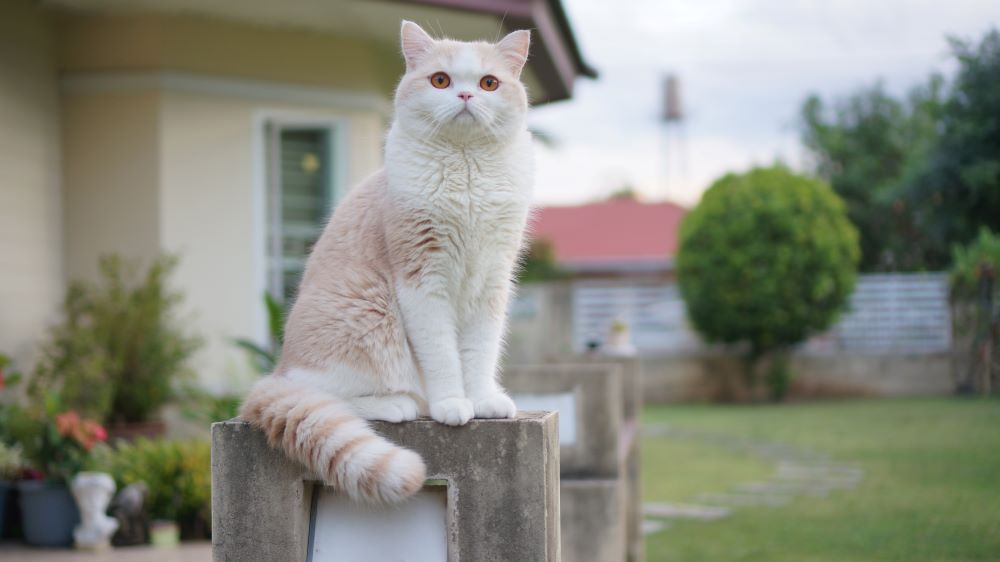
#> input picture image/DSC09994.JPG, 1000 x 562 px, found by its file name
$ python show_image.py
#> lines starting #> are read from the running program, lines starting #| are printed output that depends on the picture; after the words box and inside, x2 and y2 are one past the last pixel; in counts of white or black regions, pixels touching at a corner belong together
import cv2

def main():
    img1 = cv2.imread("C:\oit\py23_ipbl\SourceCode\image\DSC09994.JPG")
#> img1 is the input picture: shape (562, 1000, 3); mean B, G, R 125.7, 137.6, 135.8
    img2 = cv2.imread("C:\oit\py23_ipbl\SourceCode\image\standard\Parrots.bmp")
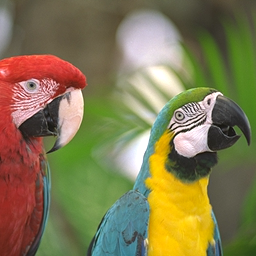
#> input picture image/standard/Parrots.bmp, 256 x 256 px, found by its file name
#> img2 is the input picture: shape (256, 256, 3); mean B, G, R 81.8, 121.3, 129.9
    # [4 lines of commented-out code are left out]
    rows, columns, channels = img2.shape
#> rows = 256; columns = 256; channels = 3
    roi = img1[:rows,:columns]
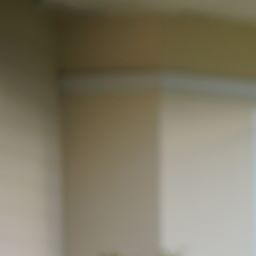
#> roi: shape (256, 256, 3); mean B, G, R 100.9, 120.9, 127.4
    img2gray = cv2.cvtColor(img2, cv2.COLOR_BGR2GRAY)
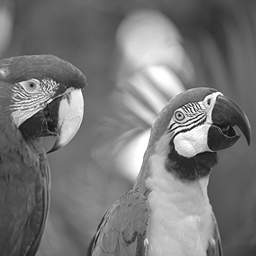
#> img2gray: shape (256, 256); min 1, max 255, mean 119.4
    ret,mask = cv2.threshold(img2gray,50,255,cv2.THRESH_BINARY)
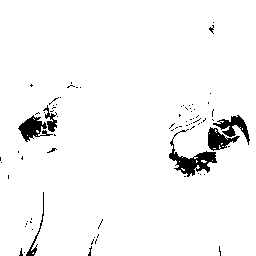
#> mask: shape (256, 256); 96.3% white; 78 black regions (71 under 20 px), largest, box (x1, y1, x2, y2) and area: (169, 129, 217, 177) 675, (18, 115, 53, 142) 427, (213, 115, 250, 145) 380
    mask_inv = cv2.bitwise_not(mask)
    img1_bg = cv2.bitwise_and(roi,roi,mask = mask_inv)
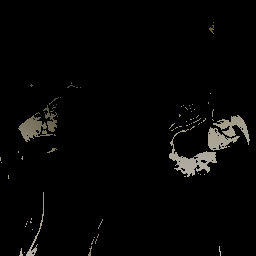
#> img1_bg: shape (256, 256, 3); mean B, G, R 4.9, 5.5, 5.7
    img2_logo = cv2.bitwise_and(img2,img2, mask = mask)
    result = cv2.add(img2_logo,img1_bg)
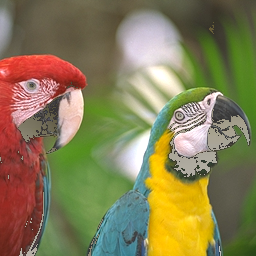
#> result: shape (256, 256, 3); mean B, G, R 85.4, 125.2, 133.9
    img1[50:rows+50,50:columns+50] = result
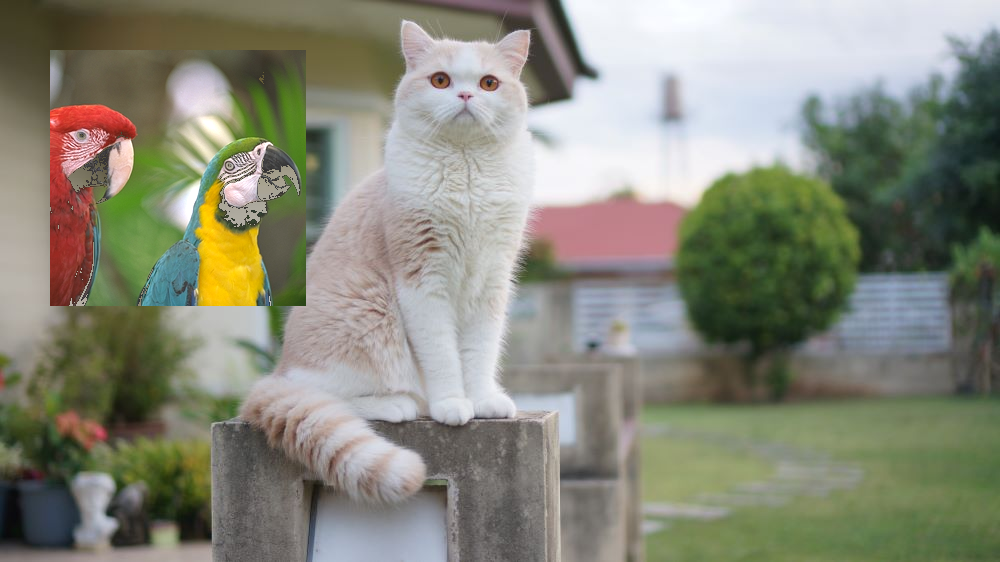
#> img1: shape (562, 1000, 3); mean B, G, R 121.9, 136.5, 135.4
    img3 = cv2.GaussianBlur(img1,(3,3),2)
    # print(img.shape)
    cv2.imshow("test",img3)
    cv2.waitKey(0)
    # [4 lines of commented-out code are left out]

if __name__=='__main__':
    main()
